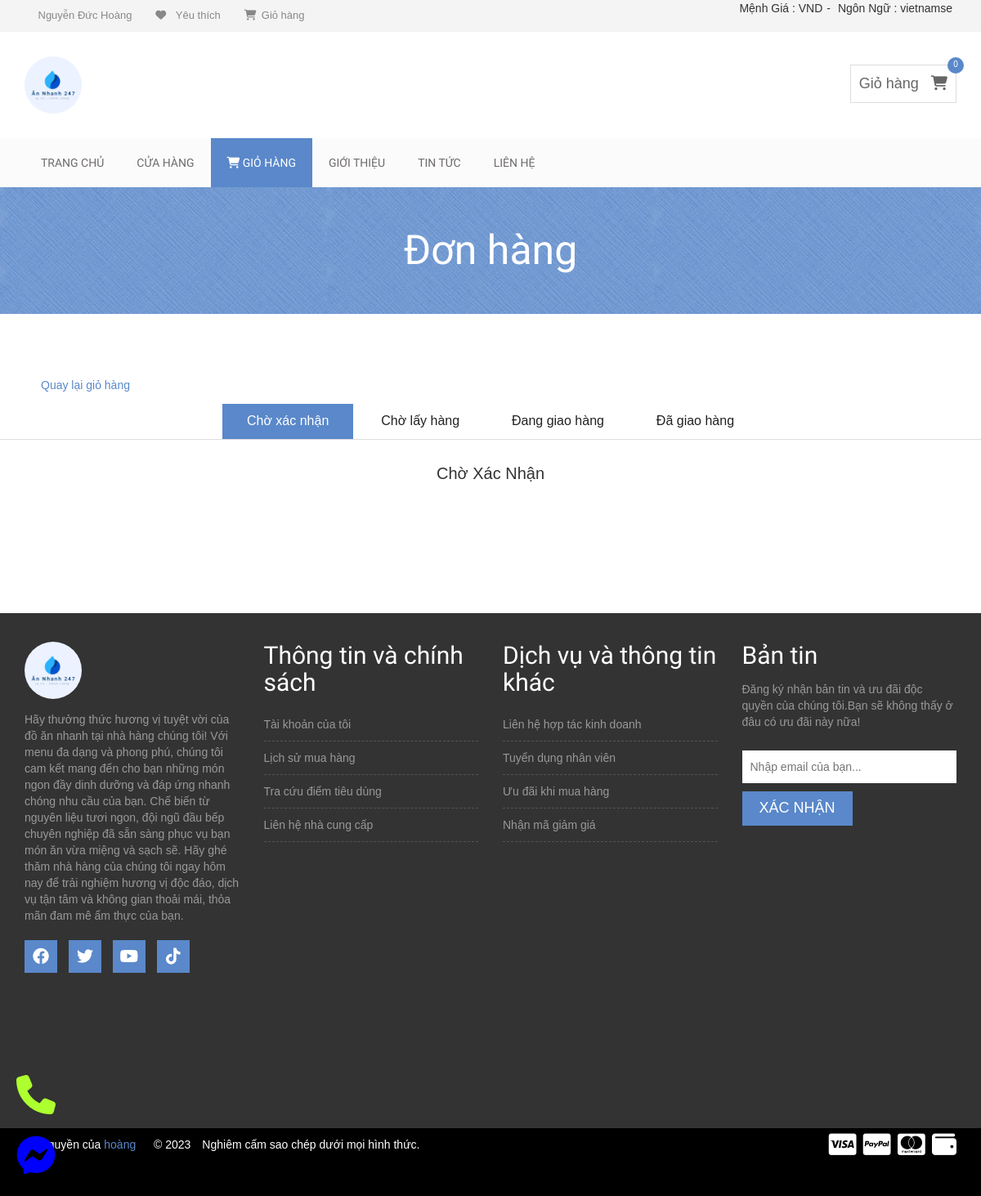
The page /client/index.php?controller=donhang&id=25 (signed in) on the database as committed earlier.
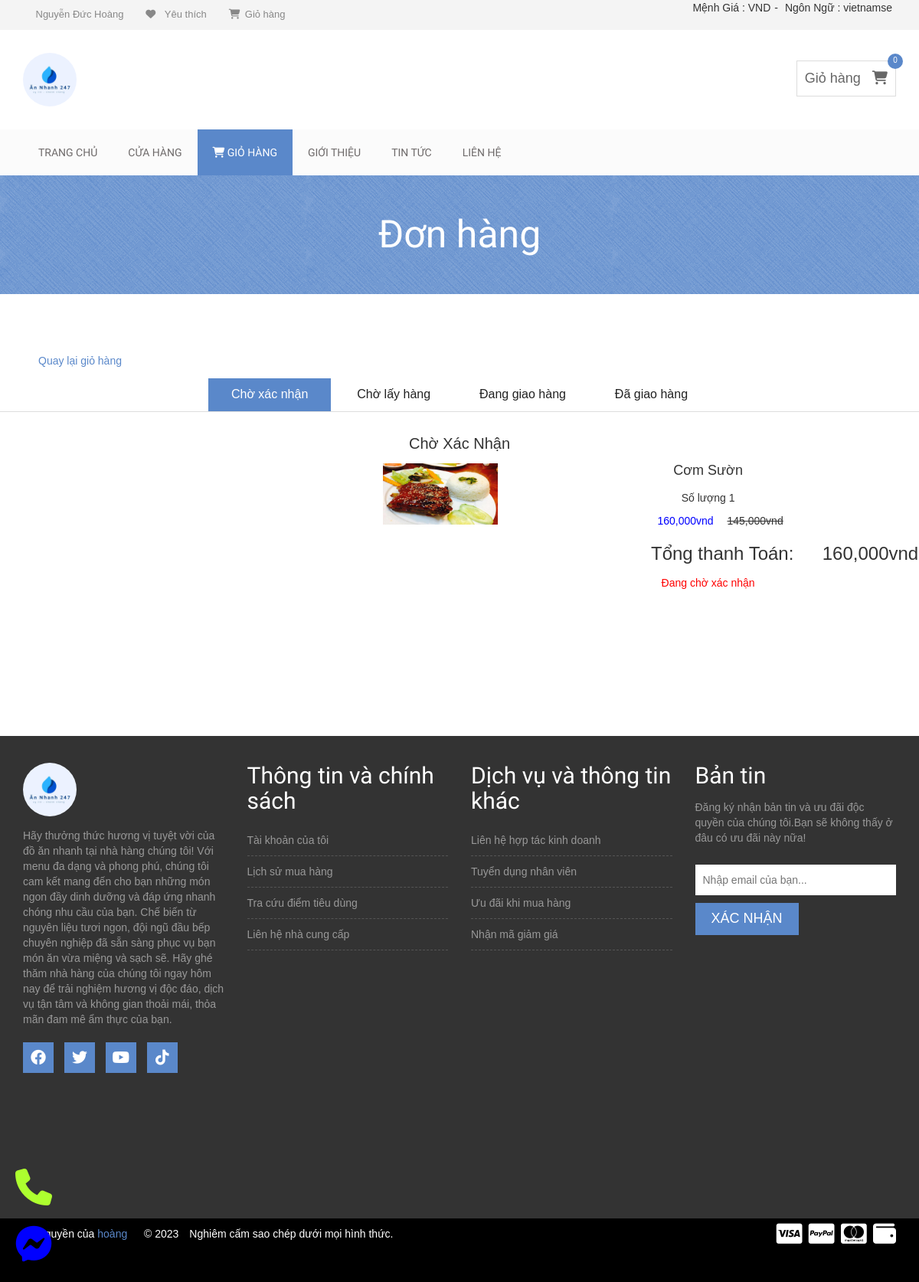
The same page on the database as committed later.
### tables this page shows
CREATE TABLE `chitietdonhang` (
  `id` int(11) NOT NULL,
  `khachhang_id` int(11) NOT NULL,
  `donhang_id` int(11) DEFAULT NULL,
  `sanpham_id` int(11) DEFAULT NULL,
  `soluong` int(11) DEFAULT NULL,
  `tongtien` decimal(15,2) DEFAULT NULL,
  `diachi_chitiet` varchar(200) NOT NULL,
  `ngaydathang` timestamp NOT NULL DEFAULT current_timestamp(),
  `ghichu` varchar(200) DEFAULT NULL
);

CREATE TABLE `sanpham` (
  `id` int(11) NOT NULL,
  `nhacungcap_id` int(11) DEFAULT NULL,
  `danhmuc_id` int(11) DEFAULT NULL,
  `tensanpham` varchar(50) DEFAULT NULL,
  `anhsanpham` varchar(50) DEFAULT NULL,
  `giamoi` decimal(15,2) DEFAULT NULL,
  `giacu` decimal(15,2) DEFAULT NULL,
  `soluong` int(11) DEFAULT NULL,
  `mota` varchar(500) DEFAULT NULL,
  `nguyenlieu` varchar(500) NOT NULL,
  `ngaythemsanpham` timestamp NOT NULL DEFAULT current_timestamp()
);

CREATE TABLE `donhang` (
  `id` int(11) NOT NULL,
  `khachhang_id` int(11) NOT NULL,
  `hovaten` varchar(50) NOT NULL,
  `sodienthoai` varchar(11) DEFAULT NULL,
  `email` varchar(50) NOT NULL,
  `tinh_thanh` varchar(50) NOT NULL,
  `diachichitiet` varchar(500) NOT NULL,
  `tongtien` decimal(15,2) DEFAULT NULL,
  `trangthai` int(1) DEFAULT NULL
);

### client/controller/C_donhang.php (called while the page is built, shortened)
<?php
$id = $_GET['id'];
$chitietdonhang = $db->get('chitietdonhang', array('khachhang_id' => $id));
$donhang = $db->get('donhang', array('khachhang_id' => $id));
require './view/V_donhang.php';

### client/index.php (called while the page is built, shortened)
<?php
include 'model/m_database.php';
$db = new database();
if (isset($_GET['controller'])) {
    $controller = $_GET['controller'];
} else {
    $controller = 'trangchu';
}
 include 'controller/C_' . $controller . '.php';

### client/model/m_database.php (called while the page is built, shortened)
<?php
class database
{
    protected $conn = null;
    protected $host = 'localhost';
    protected $user = 'root';
    protected $pass = '';
    protected $dbname = 'do_an_nhanh';
    public function __construct()
    {
        $this->conn = new mysqli($this->host, $this->user, $this->pass, $this->dbname);
    }
    public function get($table, $condittion = array())
    {
        $sql = "SELECT * FROM $table";
        if (!empty($condittion)) {
            $sql .= " WHERE";
            foreach ($condittion as $key => $value) {
                $sql .= " $key = '$value' AND";
            }
            $sql = trim($sql, "AND");
        }
        $query = mysqli_query($this->conn, $sql);
        $ketqua = array();
        if ($query) {
            while ($row = mysqli_fetch_assoc($query)) {
                $ketqua[] = $row;
            }
        }
        return $ketqua;
    }
}

### client/view/V_donhang.php (the view, shortened to what the rows shown need)
<!DOCTYPE html>
<html lang="vi">
<head>
    <link rel="stylesheet" href="css/bootstrap.min.css">
    <link rel="stylesheet" href="css/font-awesome.min.css">
    <link rel="stylesheet" href="https://cdnjs.cloudflare.com/ajax/libs/font-awesome/6.3.0/css/all.min.css">
    <link rel="stylesheet" href="css/owl.carousel.css">
    <link rel="stylesheet" href="css/style.css">
    <link rel="stylesheet" href="css/responsive.css">
</head>
<body>
    <div class="site-branding-area">
        <div class="container">
            <div class="row">
                <div class="col-sm-6">
                    <div class="logo">
                        <h1><a href="?controller=trangchu"><img style="width: 70px; border-radius: 50%;" src="img/logo_annhanh.jpg"></a></h1>
                    </div>
                </div>
            </div>
        </div>
    </div>
    <div class="product-big-title-area">
        <div class="container">
            <div class="row">
                <div class="col-md-12">
                    <div class="product-bit-title text-center">
                        <h2>Đơn hàng</h2>
                    </div>
                </div>
            </div>
        </div>
    </div>
    <div class="single-product-area">
        <div role="tabpanel">
            <div class="tab-content">
                <div role="tabpanel" class="tab-pane fade in active" id="home" style="text-align: center;">
                    <h2>Chờ Xác Nhận</h2>
                    <div style="margin-left: 500px;">
                        <?php
                        foreach ($chitietdonhang as $key => $value) {
                            $sanpham = $db->get('sanpham', array('id' => $value['sanpham_id']));
                        ?>
                            <div class="single-shop-product" style="display: flex;">
                                <div class="product-upper">
                                    <img style="width: 150px; height: 80px;" src="<?php echo $sanpham[0]['anhsanpham'] ?>" alt="anh">
                                </div>
                                <div>
                                    <h4><?php echo $sanpham[0]['tensanpham'] ?></h4>
                                    <p>Số lượng <?php echo $value['soluong']?></p>
                                    &emsp; &emsp;<ins style="text-decoration: none; color: blue;"><?php echo number_format($sanpham[0]['giamoi']) ?>vnd</ins> &emsp;<del><?php echo number_format($sanpham[0]['giacu']) ?>vnd</del><br><br>
                                    <?php
                                    foreach ($donhang as $key => $value) { ?>
                                        <h3 style="margin-left: 200px;">Tổng thanh Toán: &emsp; <?php echo number_format($value['tongtien']) ?>vnd</h3>
                                        <?php
                                        if ($value['trangthai'] == 0) { ?>
                                            <p style="color: red;"><?php echo 'Đang chờ xác nhận' ?></p>
                                        <?php } else { ?>
                                            <p style="color: green;"><?php echo 'Đã xác nhận đơn hàng' ?></p>
                                    <?php }
                                    } ?>
                                </div>
                            </div>
                        <?php } ?>
                    </div>
                </div>
            </div>
        </div>
    </div>
    <div class="footer-top-area">
        <div class="container">
            <div class="row">
                <div class="col-md-3 col-sm-6">
                    <div class="footer-about-us">
                        <h2><img style="width: 70px; border-radius: 50%;" src="img/logo_annhanh.jpg"></h2>
                    </div>
                </div>
                <div class="col-md-3 col-sm-6">
                    <div class="footer-menu">
                        <h2 class="footer-wid-title">Thông tin và chính
                            sách
                        </h2>
                    </div>
                </div>
                <div class="col-md-3 col-sm-6">
                    <div class="footer-menu">
                        <h2 class="footer-wid-title">Dịch vụ và thông
                            tin
                            khác</h2>
                    </div>
                </div>
                <div class="col-md-3 col-sm-6">
                    <div class="footer-newsletter">
                        <h2 class="footer-wid-title">Bản tin</h2>
                        <br>
                    </div>
                </div>
            </div>
        </div>
    </div>
</body>
</html>

Rows that differ between the two databases and show on the page:
added chitietdonhang: sanpham.anhsanpham (picture), sanpham.tensanpham "Cơm Sườn", soluong "1", sanpham.giamoi "160,000", sanpham.giacu "145,000"
added donhang: tongtien "160,000", trangthai "Đang chờ xác nhận"
